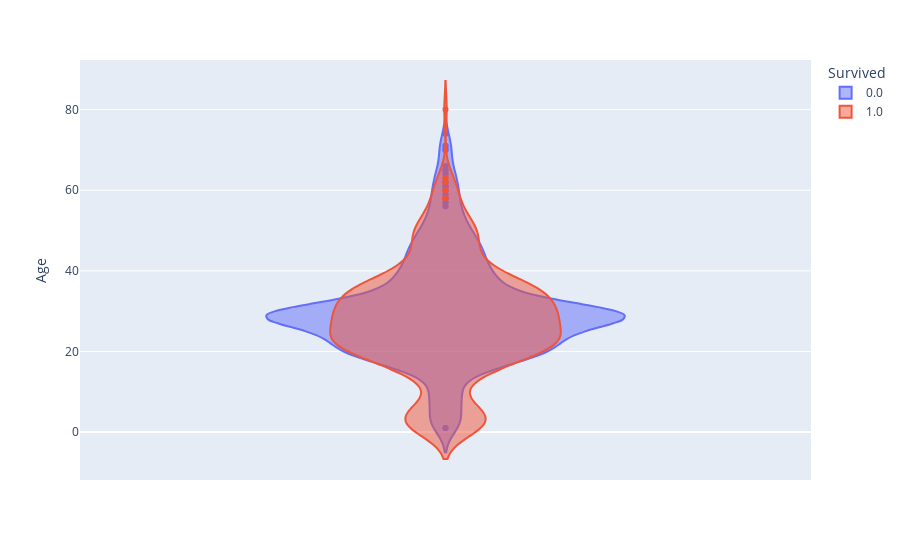

Write notebook code for a chart like this one.
### Code cell
import plotly.express as px #
fig = px.violin(train, y="Age", color="Survived", violinmode='overlay')
fig.show()

### Figure 1 — Plotly figure (JSON) as saved in the notebook; plotly's stock layout.template omitted (floating-point values rounded to 4 significant figures; data arrays with more than 128 entries replaced by an {"elided": "..."} marker saying what was removed)
{"data": [{"alignmentgroup": "True", "box": {"visible": false}, "hovertemplate": "Survived=0.0<br>Age=%{y}<extra></extra>", "legendgroup": "0.0", "marker": {"color": "#636efa"}, "name": "0.0", "offsetgroup": "0.0", "orientation": "v", "scalegroup": "True", "showlegend": true, "type": "violin", "x0": " ", "xaxis": "x", "y": {"elided": "549 float values"}, "y0": " ", "yaxis": "y"}, {"alignmentgroup": "True", "box": {"visible": false}, "hovertemplate": "Survived=1.0<br>Age=%{y}<extra></extra>", "legendgroup": "1.0", "marker": {"color": "#EF553B"}, "name": "1.0", "offsetgroup": "1.0", "orientation": "v", "scalegroup": "True", "showlegend": true, "type": "violin", "x0": " ", "xaxis": "x", "y": {"elided": "342 float values"}, "y0": " ", "yaxis": "y"}], "layout": {"legend": {"title": {"text": "Survived"}, "tracegroupgap": 0}, "margin": {"t": 60}, "violinmode": "overlay", "xaxis": {"anchor": "y", "domain": [0, 1]}, "yaxis": {"anchor": "x", "domain": [0, 1], "title": {"text": "Age"}}}}
